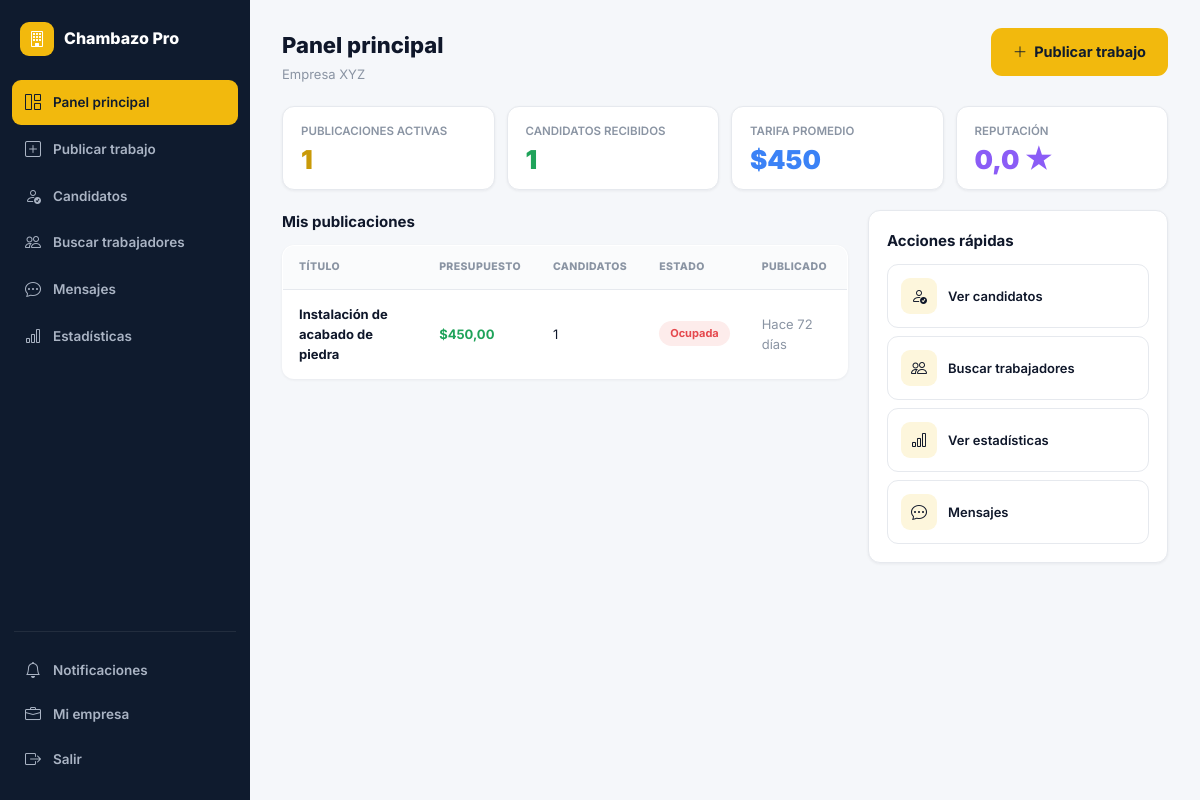
Screenshot of /contratista/ (signed in) with the database file from the repository.
### core/models.py (models this page shows, shortened)
class UserProfile(models.Model):
    ROL_CHOICES = [('trabajador', 'Trabajador'), ('contratista', 'Contratista')]
    user        = models.OneToOneField(User, on_delete=models.CASCADE, related_name='profile')
    rol         = models.CharField(max_length=20, choices=ROL_CHOICES)
    telefono    = models.CharField(max_length=20, blank=True)
    ubicacion   = models.CharField(max_length=100, blank=True)
    lat         = models.FloatField(null=True, blank=True)
    lng         = models.FloatField(null=True, blank=True)
    descripcion = models.TextField(blank=True)
    habilidades = models.JSONField(default=list, blank=True)
    empresa     = models.CharField(max_length=100, blank=True)
    foto        = models.ImageField(upload_to='fotos/', null=True, blank=True)
    verificado  = models.BooleanField(default=False)
    calificacion= models.FloatField(default=0.0)
    total_trabajos = models.IntegerField(default=0)
    notif_email = models.BooleanField(default=True)
    notif_sistema = models.BooleanField(default=True)
    disponible  = models.BooleanField(default=True)   # activo para contratar
    tarifa_hora = models.DecimalField(max_digits=8, decimal_places=2, null=True, blank=True)
    experiencia_anos = models.PositiveIntegerField(default=0)
    portfolio_url = models.URLField(blank=True)
    dui         = models.CharField(max_length=20, blank=True, help_text='Documento Único de Identidad')
    vehiculo    = models.CharField(max_length=30, choices=[
        ('ninguno', 'Ninguno / Transporte público'),
        ('moto', 'Motocicleta'),
        ('carro', 'Automóvil'),
        ('camioneta', 'Camioneta / Pick-up'),
    ], default='ninguno')
    cv_pdf = models.FileField(upload_to='cvs/', null=True, blank=True, help_text='Curriculum Vitae (PDF u otro doc)')
    certificaciones = models.TextField(blank=True, help_text='Postgrados, certificaciones o cursos realizados')
    disponibilidad_horario = models.CharField(max_length=100, blank=True, help_text='Ej: Lunes a Viernes, Fines de semana, Turno completo')
    contacto_emergencia = models.CharField(max_length=150, blank=True)
    nivel_educativo = models.CharField(max_length=50, blank=True, choices=[
        ('basica', 'Educación Básica'),
        ('media', 'Bachillerato / Secundaria'),
        ('tecnico', 'Técnico Vocacional'),
        ('universitario', 'Universitario / Superior')
    ], default='media')
    idiomas = models.CharField(max_length=150, blank=True, help_text='Ej: Inglés (Básico), Español (Nativo)')
    referencias_personales = models.TextField(blank=True, help_text='Nombres y teléfonos de referencias')
    expectativa_salarial = models.CharField(max_length=50, blank=True, help_text='Ej: $400 - $600 mensual')
    nit_nrc     = models.CharField(max_length=30, blank=True, help_text='NIT o NRC fiscal')
    giro_comercial = models.CharField(max_length=150, blank=True, help_text='Giro o actividad económica')
    sitio_web   = models.URLField(blank=True)
    redes_sociales = models.CharField(max_length=255, blank=True, help_text='LinkedIn / Instagram / Facebook')
    contacto_cargo = models.CharField(max_length=100, blank=True, help_text='Cargo o departamento de contacto')
    anos_operacion = models.PositiveIntegerField(default=0, help_text='Años de operar en el mercado')
    cantidad_empleados = models.CharField(max_length=50, blank=True, choices=[
        ('1-10', '1 a 10 empleados'),
        ('11-50', '11 a 50 empleados'),
        ('51-200', '51 a 200 empleados'),
        ('200+', 'Más de 200 empleados')
    ], default='1-10')
    tipo_empresa = models.CharField(max_length=50, blank=True, choices=[
        ('privada', 'Empresa Privada'),
        ('publica', 'Institución Pública'),
        ('ong', 'ONG / Sin fines de lucro'),
        ('independiente', 'Profesional Independiente')
    ], default='privada')
    registro_fiscal = models.FileField(upload_to='documentos_fiscales/', blank=True, null=True, help_text='Sube una copia del registro de la empresa')
    @property
    def nombre_display(self):
        if self.rol == 'contratista' and self.empresa:
            return self.empresa
        return self.user.get_full_name() or self.user.username

class Trabajo(models.Model):
    ESTADO_VACANTE = [
        ('disponible', 'Disponible'),
        ('en_proceso', 'En proceso'),
        ('ocupada', 'Ocupada'),
    ]
    contratista   = models.ForeignKey(User, on_delete=models.CASCADE, related_name='trabajos_publicados')
    titulo        = models.CharField(max_length=200)
    categoria     = models.CharField(max_length=50, choices=CATEGORY_CHOICES)
    descripcion   = models.TextField()
    requisitos    = models.TextField(blank=True)
    beneficios    = models.TextField(blank=True)
    ubicacion     = models.CharField(max_length=200)
    lat           = models.FloatField(null=True, blank=True)
    lng           = models.FloatField(null=True, blank=True)
    presupuesto   = models.DecimalField(max_digits=10, decimal_places=2)
    es_urgente    = models.BooleanField(default=False)
    estado_vacante= models.CharField(max_length=20, choices=ESTADO_VACANTE, default='disponible')
    activo        = models.BooleanField(default=True)
    creado        = models.DateTimeField(auto_now_add=True)
    actualizado   = models.DateTimeField(auto_now=True)
    habilidades_req = models.JSONField(default=list, blank=True)
    vistas        = models.PositiveIntegerField(default=0)
    modalidad     = models.CharField(max_length=20, choices=[
        ('presencial','Presencial'), ('remoto','Remoto'), ('hibrido','Híbrido')
    ], default='presencial')
    duracion      = models.CharField(max_length=100, blank=True,
                                     help_text='Ej: 3 días, 1 semana')
    verificacion_requerida = models.BooleanField(default=False)
    fecha_inicio  = models.DateField(null=True, blank=True)
    fecha_limite  = models.DateField(null=True, blank=True)
    nivel_experiencia = models.CharField(max_length=30, choices=[
        ('sin_experiencia', 'Sin experiencia previa'),
        ('intermedio', 'Intermedio (1-3 años)'),
        ('experto', 'Experto (+3 años)')
    ], default='intermedio')
    herramientas  = models.CharField(max_length=30, choices=[
        ('empleador', 'Proporcionadas por el empleador'),
        ('trabajador', 'El trabajador debe traer sus herramientas'),
        ('ambos', 'Mixto')
    ], default='empleador')
    horario       = models.CharField(max_length=100, blank=True, help_text='Ej: 8:00 AM - 5:00 PM')
    vacantes_disponibles = models.PositiveIntegerField(default=1)
    transporte_propio = models.BooleanField(default=False)
    contacto_emergencia_sitio = models.CharField(max_length=150, blank=True)
    comision_plataforma = models.DecimalField(max_digits=8, decimal_places=2, default=0.00)
    tarifa_urgencia     = models.DecimalField(max_digits=8, decimal_places=2, default=0.00)
    total_a_pagar       = models.DecimalField(max_digits=10, decimal_places=2, default=0.00)
    pagado        = models.BooleanField(default=False)
    fecha_pago    = models.DateTimeField(null=True, blank=True)
    metodo_pago_id= models.CharField(max_length=100, blank=True, help_text='ID de transacción / comprobante de tarjeta')
    fecha_pago    = models.DateTimeField(null=True, blank=True)
    class Meta:
        ordering = ['-creado']
    @property
    def tiempo_relativo(self):
        from django.utils import timezone
        diff = timezone.now() - self.creado
        if diff.days > 0:
            return f"Hace {diff.days} día{'s' if diff.days > 1 else ''}"
        hours = diff.seconds // 3600
        if hours > 0:
            return f"Hace {hours} hora{'s' if hours > 1 else ''}"
        mins = diff.seconds // 60
        return f"Hace {mins} minutos"
    @property
    def candidatos_count(self):
        return self.solicitudes.count()

### core/views.py (the view)
# urls.py: path('contratista/', views.panel_contratista, name='panel_contratista'),
@login_required
def panel_contratista(request):
    if request.user.profile.rol != 'contratista':
        return redirect('home_trabajador')
    trabajos = Trabajo.objects.filter(contratista=request.user)
    stats = {
        'activas': trabajos.filter(activo=True).count(),
        'candidatos': Solicitud.objects.filter(trabajo__contratista=request.user).count(),
        'tarifa_prom': trabajos.aggregate(a=Avg('presupuesto'))['a'] or 0,
        'reputacion': request.user.profile.calificacion or 0,
    }
    ctx = ctx_base(request)
    ctx.update({'trabajos': trabajos[:8], 'stats': stats, 'active': 'panel'})
    return render(request, 'core/panel_contratista.html', ctx)

### core/context_processors.py (called while the page is built)
def global_settings(request):
    return {
        'GOOGLE_MAPS_KEY': getattr(settings, 'GOOGLE_MAPS_API_KEY', ''),
    }

### core/views.py (called while the page is built)
def ctx_base(request):
    ctx = {'GOOGLE_MAPS_KEY': settings.GOOGLE_MAPS_API_KEY}
    if request.user.is_authenticated:
        ctx['notif_count'] = Notificacion.objects.filter(usuario=request.user, leida=False).count()
        if request.user.profile.rol == 'trabajador':
            ctx['urgentes_count'] = Trabajo.objects.filter(activo=True, es_urgente=True).count()
            ctx['solicitudes_pend_count'] = Solicitud.objects.filter(
                trabajador=request.user, estado__in=['pendiente', 'en_revision']).count()
    return ctx

### core/templates/core/panel_contratista.html (shortened to what this page needs)
{% extends 'core/base.html' %}
{% block body %}
{% include 'core/_sidebar_contratista.html' %}
<div class="page-hd">
  <div><h1>Panel principal</h1><p>{{ request.user.profile.nombre_display }}</p></div>
  <a href="{% url 'publicar_trabajo' %}" class="btn btn-y btn-lg"><i class="bi bi-plus-lg"></i> Publicar trabajo</a>
</div>
<div class="stats-grid">
  <div class="stat-card"><div class="lbl">PUBLICACIONES ACTIVAS</div><div class="num" style="color:var(--yellow-dark);">{{ stats.activas }}</div></div>
  <div class="stat-card"><div class="lbl">CANDIDATOS RECIBIDOS</div><div class="num t-green">{{ stats.candidatos }}</div></div>
  <div class="stat-card"><div class="lbl">TARIFA PROMEDIO</div><div class="num" style="color:var(--blue);">${{ stats.tarifa_prom|floatformat:0 }}</div></div>
  <div class="stat-card"><div class="lbl">REPUTACIÓN</div><div class="num" style="color:var(--purple);">{{ stats.reputacion|floatformat:1 }} ★</div></div>
</div>
<div class="layout-2col-rev">
  <div>
    <h3 class="t-h3 mb-12">Mis publicaciones</h3>
    {% if trabajos %}
    <table class="data-table">
      <thead><tr><th>Título</th><th>Presupuesto</th><th>Candidatos</th><th>Estado</th><th>Publicado</th></tr></thead>
      <tbody>
        {% for t in trabajos %}
        <tr onclick="window.location='{% url 'candidatos' t.pk %}'" style="cursor:pointer;">
          <td class="dt-title">{{ t.titulo }}</td>
          <td class="fw-700 t-green">${{ t.presupuesto }}</td>
          <td>{{ t.candidatos_count }}</td>
          <td><span class="est-badge est-{{ t.estado_vacante }}">{{ t.get_estado_vacante_display }}</span></td>
          <td class="t-muted">{{ t.tiempo_relativo }}</td>
        </tr>
        {% endfor %}
      </tbody>
    </table>
    {% else %}
    <div class="empty-state"><div class="empty-icon">📋</div><div class="empty-title">Sin publicaciones</div><div class="empty-sub">Publica tu primera vacante</div>
      <a href="{% url 'publicar_trabajo' %}" class="btn btn-y mt-16">Publicar ahora</a>
    </div>
    {% endif %}
  </div>
  <div class="card">
    <div class="card-body">
      <h4 class="t-h3 mb-12">Acciones rápidas</h4>
      <a href="{% url 'candidatos_general' %}" class="quick-access-item mb-8">
        <div class="quick-access-icon"><i class="bi bi-person-check"></i></div>
        <div class="t-sm fw-600">Ver candidatos</div>
      </a>
      <a href="{% url 'buscar_trabajadores' %}" class="quick-access-item mb-8">
        <div class="quick-access-icon"><i class="bi bi-people"></i></div>
        <div class="t-sm fw-600">Buscar trabajadores</div>
      </a>
      <a href="{% url 'estadisticas' %}" class="quick-access-item mb-8">
        <div class="quick-access-icon"><i class="bi bi-bar-chart"></i></div>
        <div class="t-sm fw-600">Ver estadísticas</div>
      </a>
      <a href="{% url 'mensajes' %}" class="quick-access-item">
        <div class="quick-access-icon"><i class="bi bi-chat-dots"></i></div>
        <div class="t-sm fw-600">Mensajes</div>
      </a>
    </div>
  </div>
</div>
{% include 'core/_sidebar_close.html' %}
{% endblock %}

### static/css/chambazo.css (style rules this page uses)
:root { --green:#1FA35A; --green-dark:#178449; --green-light:#e7f7ee; --green-glow:rgba(31,163,90,.18); --yellow:#F2B90D; --yellow-dark:#c99a08; --yellow-light:#fdf6dc; --red:#e5484d; --red-light:#fdeceb; --blue:#3b82f6; --blue-light:#e8f0fe; --purple:#8b5cf6; --purple-light:#f1ebfe; --navy:#0f1b2e; --navy-2:#16233a; --navy-3:#1c2c47; --dark:#0f172a; --mid:#4b5768; --muted:#8a94a3; --border:#e6e9ee; --bg:#f5f7fa; --white:#ffffff; --r-sm:8px; --r:12px; --r-lg:16px; --r-xl:22px; --sh:0 1px 3px rgba(15,23,42,.06); --sh-md:0 4px 14px rgba(15,23,42,.08); --sh-lg:0 10px 34px rgba(15,23,42,.12); --sh-xl:0 24px 64px rgba(15,23,42,.18); --font:'Inter',system-ui,sans-serif; --tr:all .18s cubic-bezier(.4,0,.2,1); }
*,*::before,*::after { box-sizing:border-box;margin:0;padding:0 }
html { scroll-behavior:smooth }
body { font-family:var(--font);background:var(--bg);color:var(--dark);line-height:1.55;-webkit-font-smoothing:antialiased }
a { color:inherit;text-decoration:none }
.t-h3 { font-size:15px;font-weight:700 }
.t-sm { font-size:13px }
.fw-700 { font-weight:700 }
.fw-600 { font-weight:600 }
.t-green { color:var(--green) }
.t-muted { color:var(--muted) }
.page-hd { display:flex;align-items:flex-start;justify-content:space-between;margin-bottom:22px;gap:14px;flex-wrap:wrap }
.page-hd h1 { font-size:22px;font-weight:800;color:var(--dark) }
.page-hd p { font-size:13px;color:var(--muted);margin-top:2px }
.card { background:#fff;border-radius:var(--r);box-shadow:var(--sh);border:1px solid var(--border) }
.card-body { padding:18px }
.stat-card { background:#fff;border-radius:var(--r);padding:16px 18px;box-shadow:var(--sh);border:1px solid var(--border) }
.stat-card .lbl { font-size:11.5px;color:var(--muted);font-weight:600;margin-bottom:6px }
.stat-card .num { font-size:26px;font-weight:900;line-height:1 }
.stats-grid { display:grid;grid-template-columns:repeat(4,1fr);gap:12px;margin-bottom:20px }
.btn { display:inline-flex;align-items:center;justify-content:center;gap:7px;padding:10px 18px;border-radius:10px;font-size:13.5px;font-weight:700;cursor:pointer;border:none;transition:var(--tr);white-space:nowrap }
.btn-y { background:var(--yellow);color:var(--navy) }
.btn-lg { padding:13px 22px;font-size:14.5px;border-radius:11px }
.est-badge { display:inline-flex;align-items:center;gap:4px;padding:4px 11px;border-radius:99px;font-size:11px;font-weight:700 }
.est-ocupada,.est-rechazado { background:var(--red-light);color:var(--red) }
.data-table { width:100%;border-collapse:collapse;background:#fff;border-radius:var(--r);overflow:hidden;box-shadow:var(--sh);border:1px solid var(--border) }
.data-table thead th { text-align:left;font-size:10.5px;font-weight:800;color:var(--muted);letter-spacing:.4px; text-transform:uppercase;padding:13px 16px;border-bottom:1px solid var(--border);background:#fafbfc; }
.data-table tbody td { padding:14px 16px;border-bottom:1px solid var(--border);font-size:13px;vertical-align:middle }
.data-table tbody tr:last-child td { border-bottom:none }
.dt-title { font-weight:700;color:var(--dark);font-size:13.5px }
.layout-2col-rev { display:grid;grid-template-columns:1fr 300px;gap:20px;align-items:start }
.quick-access-item { display:flex;align-items:center;gap:11px;padding:13px;border-radius:11px;border:1px solid var(--border);transition:var(--tr) }
.quick-access-icon { width:36px;height:36px;border-radius:9px;background:var(--yellow-light);display:flex;align-items:center;justify-content:center;font-size:16px;flex-shrink:0 }
.mb-8 { margin-bottom:8px }
.mb-12 { margin-bottom:12px }

### rows the page displays
Trabajo: titulo "Instalación de acabado de piedra", presupuesto "450,00", candidatos_count "1", estado_vacante "Ocupada", tiempo_relativo "Hace 72 días"

### other values shown
{{ request.user.profile.nombre_display }} "Empresa XYZ"
{{ stats.activas }} "1"
{{ stats.candidatos }} "1"
{{ stats.tarifa_prom|floatformat:0 }} "450"
{{ stats.reputacion|floatformat:1 }} "0,0"
